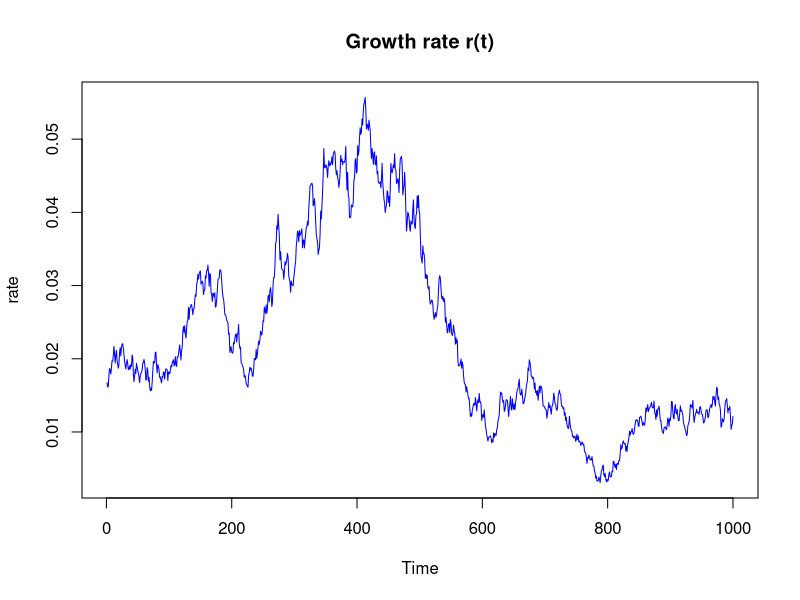
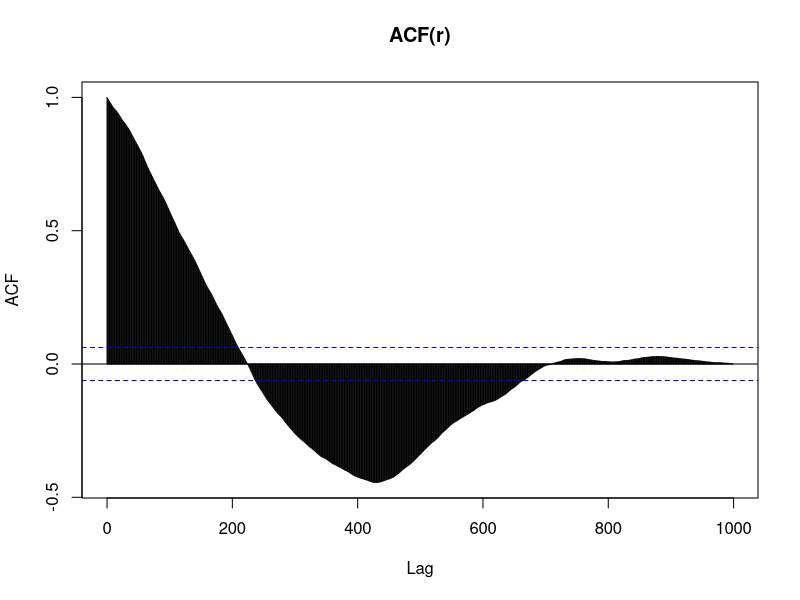

Recreate these plots in R, in order.
# stationary exp-OU compounding process

n <- 1000 # no time steps
tau <- 0.01 # time step
gamma <- 0.1 # mean reversion
sigma <- 0.2 # volatility

rho <- 0.025
offset <- 0.025

dG <- sigma^2/(2*gamma)*(1-exp(-2*gamma*tau))
varZ <- sigma^2/(2*gamma) # stationary OU process variance
beta <- exp(-gamma*tau)

# Generate random normals N(0,sqrt(dG))
e <- rnorm(n, mean=0, sd=sqrt(dG))

rate = numeric(n)
Z = numeric(n)

Z1 = rnorm(1,0,sqrt(varZ))

Z[1] = Z1
rate[1] = (rho*exp(Z1 - 0.5*varZ)-offset)/(1+offset)

for(i in 2:n) {
  Z[i]= beta*Z[i-1] + e[i]
  rate[i] = (rho*exp(Z[i] - 0.5*varZ)-offset)/(1+offset)
}

head(rate)
plot(rate, type="l", col="blue",xlab="Time",main="Growth rate r(t)")
abline(h=0, col="red")

acf(rate,type="correlation", lag.max=1500, main="ACF(r)")
